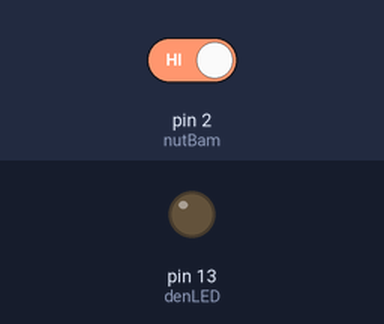
The sketch below on a simulated Arduino Uno, built with avr-gcc and run on an emulated ATmega328P. Parts: output pins drawn as LEDs (lit = HIGH). Inputs (shaded band) come from the test bench; at power-on: pin 2 (nutBam) HIGH.

Above: at 1.2 s.
1.3 s: pin 2 (nutBam) driven LOW
At 2.1 s:
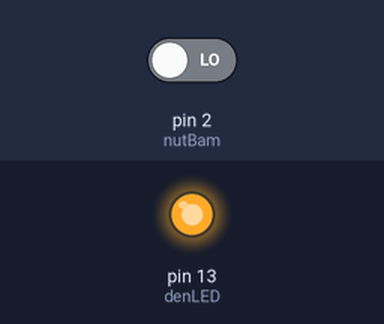
Timing chart, 0 to 12.8 s (numbered marks = the images above; inputs shaded):
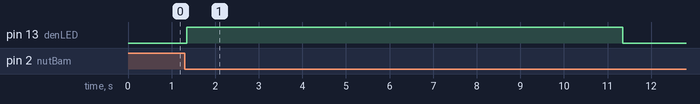

The sketch:

Project1b_Nut_bam_dieu_khien_LED_tu_dong_tat_10_giay.ino
```cpp
/*
Mạch bật tất đèn LED bằng nút bấm dùng Arduino

Linh kiện:
- Nút bấm 4 chân
- Đèn LED
- Điện trở 220 Ohm, 10K Ohm
- Arduino Uno

Cách lắp mạch:
- Xem hình

Tác giả: Nhân Nguyễn
Ngày: 06/09/2014
Lịch sử thay đổi
- 11/03/2015 Rev. 1.1 Added delay time 5 seconds
- 04/11/2014 Rev. 1.0 Added button debounce
- 06/09/2014 Rev. 0.1 Draft, no button debounce
Website: http://papcodientu.com/
*/

const int nutBam = 2;    // nut bam noi vao pin 2 cua Arduino
const int denLED = 13;  // den LED noi vao pin 13 cua Arduino

int trangthaidenLED = LOW;  // trang thai den LED hien tai
int trangthaiNutBam;    // trang thai nut bam hien tai
int trangthainutbamTruoc = HIGH;   // trang thai nut bam truoc do

long thoidiemDebounceTruoc = 0;  // thoi diem nut bam chuyen doi trang thai
long dotreDebounce = 50;   // do tre cua moi lan debounce

void setup() {
  // Khai báo các cổng trên board Arduino
  pinMode(denLED, OUTPUT);  // Đèn LED là thiết bị đầu ra (output)
  pinMode(nutBam, INPUT);   // Nút bấm là thiết bị đầu vào (input)

  // Thiet lap trang thai ban dau led va nut bam
  digitalWrite(denLED, trangthaidenLED);
}

void loop() {
  int giatriNutBam = digitalRead(nutBam);  // doc gia tri cua nut bam

  // Neu trang thai nut bam thay doi, do viec bi nhieu hoac duoc nhan
  if (giatriNutBam != trangthainutbamTruoc) {
    // reset thoi diem debounce
    thoidiemDebounceTruoc = millis();
  }

  // nut bam duoc giu lau hon dotreDebounce, nut bam that su duoc nhan
  if ((millis() - thoidiemDebounceTruoc) > dotreDebounce) {
    // trang thai nut bam da thay doi
    if (giatriNutBam != trangthaiNutBam) {
      // thay doi trang thai nut bam bang gia tri hien tai
      trangthaiNutBam = giatriNutBam;

      // nut bam da duoc nhan
      if (trangthaiNutBam == LOW) {
        // thay doi trang thai den LED
        trangthaidenLED = HIGH;

        // xuat gia trang thai den LED
        digitalWrite(denLED, trangthaidenLED);

        // delay 5s, 1000ms = 1s
        delay(10000);
      }
    }
  }

  // tat den
  trangthaidenLED = LOW;
  digitalWrite(denLED, trangthaidenLED);

  // ghi lai gia tri nut bam
  trangthainutbamTruoc = giatriNutBam;
}
```

Measured:
- after the input at 1.3 s, pin 13 (denLED): LOW → HIGH after 0.05 s, → LOW 10.0 s later
